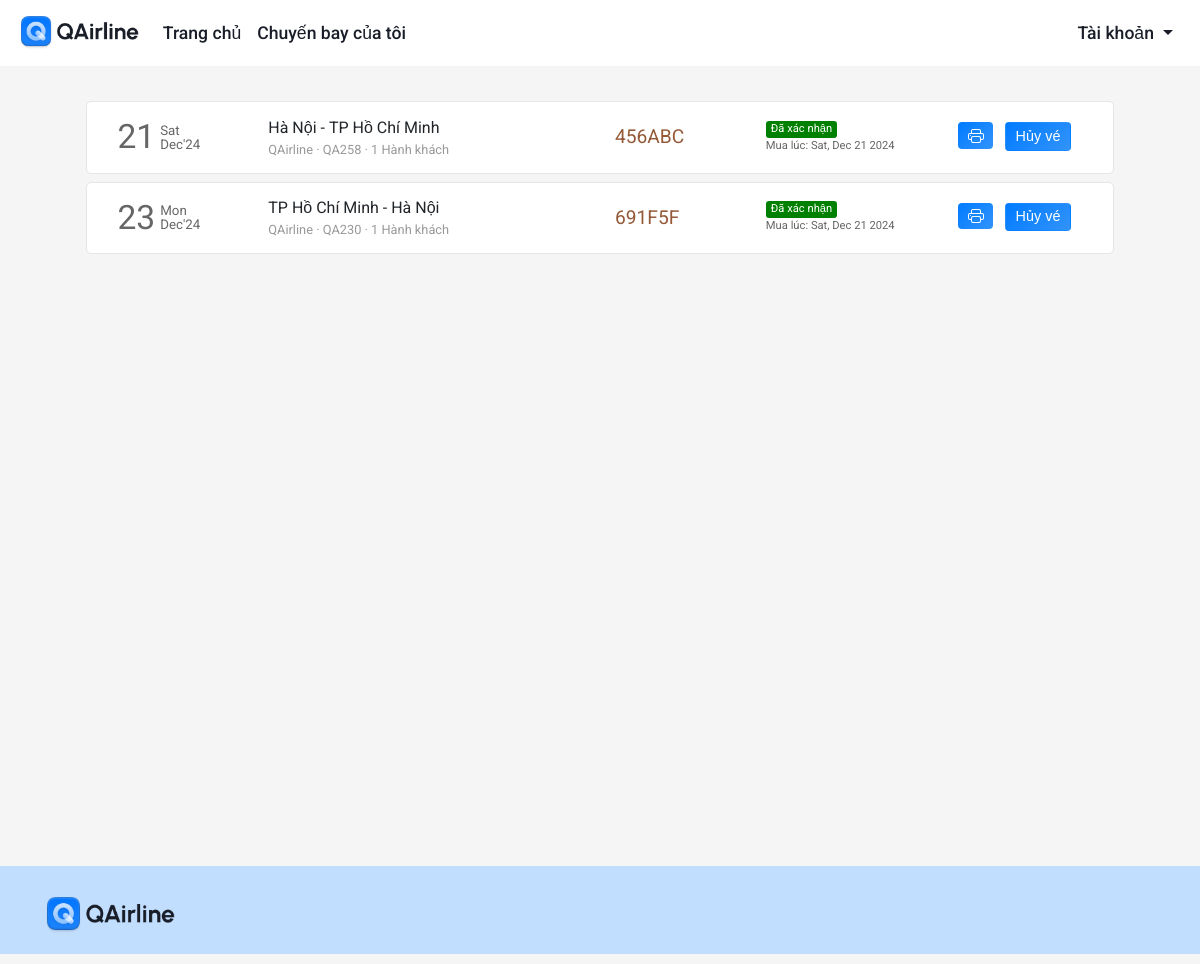
The app's page /flight/bookings (signed in) with its own data.
### flight/models.py (models this page shows, shortened)
class Ticket(models.Model):
    user = models.ForeignKey(User,on_delete=models.CASCADE,related_name="bookings", blank=True, null=True)
    ref_no = models.CharField(max_length=6, unique=True)
    passengers = models.ManyToManyField(Passenger, related_name="flight_tickets")
    flight = models.ForeignKey(Flight, on_delete=models.CASCADE, related_name="tickets", blank=True, null=True)
    flight_ddate = models.DateField(blank=True, null=True)
    flight_adate = models.DateField(blank=True, null=True)
    flight_fare = models.IntegerField(blank=True,null=True)
    other_charges = models.IntegerField(blank=True,null=True)
    coupon_used = models.CharField(max_length=15,blank=True)
    coupon_discount = models.IntegerField(default=0)
    total_fare = models.IntegerField(blank=True, null=True)
    seat_class = models.CharField(max_length=20, choices=SEAT_CLASS)
    booking_date = models.DateTimeField(default=datetime.now)
    mobile = models.CharField(max_length=20,blank=True)
    email = models.EmailField(max_length=45, blank=True)
    status = models.CharField(max_length=45, choices=TICKET_STATUS)

class Flight(models.Model):
    origin = models.ForeignKey(Place, on_delete=models.CASCADE, related_name="departures")
    destination = models.ForeignKey(Place, on_delete=models.CASCADE, related_name="arrivals")
    depart_time = models.TimeField(auto_now=False, auto_now_add=False)
    depart_day = models.ManyToManyField(Week, related_name="flights_of_the_day")
    duration = models.DurationField(null=True)
    arrival_time = models.TimeField(auto_now=False, auto_now_add=False)
    plane = models.CharField(max_length=24)
    airline = models.CharField(max_length=64)
    economy_fare = models.IntegerField(null=True)
    business_fare = models.IntegerField(null=True)
    first_fare = models.IntegerField(null=True)

class Place(models.Model):
    city = models.CharField(max_length=64)
    airport = models.CharField(max_length=64)
    code = models.CharField(max_length=3)
    country = models.CharField(max_length=64)

### flight/views.py (the view)
# urls.py: path('flight/bookings', views.bookings, name="bookings"),
def bookings(request):
    if request.user.is_authenticated:
        tickets = Ticket.objects.filter(user=request.user).order_by('-booking_date')
        return render(request, 'flight/bookings.html', {
            'page': 'bookings',
            'tickets': tickets
        })
    else:
        return HttpResponseRedirect(reverse('login'))

### flight/templates/flight/bookings.html (shortened to what this page needs)
{% extends 'flight/layout.html' %}
{% load static %}
{% block head %}
    <link rel="stylesheet" href="{% static 'css/bookings_style.css' %}">
{% endblock head %}
{% block body %}
    <section class="section section1">
        <div class="container">
            {% if tickets %}
                {% for ticket in tickets %}
                    <div class="row each-booking-div" id="{{ticket.ref_no}}">
                        <div class="col-2" style="display: flex;">
                            <div style="display: flex; color: #666666; margin-top: auto;">
                                <div>
                                    <span style="font-size: 2.1em;">{{ticket.flight_ddate | date:"d"}}</span>
                                </div>
                                <div style="font-size: smaller; display: flex; margin: auto 0; padding-left: 5px; line-height: 1em;">
                                    <div style="margin: auto;">
                                        <div style="margin-bottom: 1px;">{{ticket.flight_ddate | date:"D"}}</div>
                                        <div style="margin-top: 1px;">{{ticket.flight_ddate | date:"M'y"}}</div>
                                    </div>
                                </div>
                            </div>
                        </div>
                        <div class="col-4 middle-div">
                            <div style="width:100%">
                                <div class="row places-div" style=" display: flex;">
                                    <div style="max-width: 45%;">{{ticket.flight.origin.city}}</div>
                                    <div>&nbsp;-&nbsp;</div>
                                    <div style="max-width: 45%;">{{ticket.flight.destination.city}}</div>
                                </div>
                                <div class="row places-div" style="font-size: .8em; color: #999999; ">
                                    <div style="max-width: 100%;">{{ticket.flight.airline}} &middot; {{ticket.flight.plane}} &middot; {{ticket.passengers.count}} Hành khách</div>
                                </div>
                            </div>
                        </div>
                        <div class="col-2 middle-div">
                            <div style="font-size: 1.2em; color: #945937;">{{ticket.ref_no}}</div>
                        </div>
                        <div class="col-2 middle-div">
                            <div>
                                <div class="row status-div">
                                    {% if ticket.status == 'CONFIRMED' %}
                                        <div class="green">Đã xác nhận</div>
                                    {% endif %}
                                </div>
                                <div class="row booking-date-div" style="font-size: .7em; color: #666;">
                                    {% if ticket.status == 'CONFIRMED' %}
                                        Mua lúc: {{ticket.booking_date | date:"D, M d Y"}}
                                    {% endif %}
                                </div>
                            </div>
                        </div>
                        <div class="col-2 last-div">
                            <div>
                                <div class="ticket-action-div">
                                    {% if ticket.status == 'CONFIRMED' %}
                                        <form action="{% url 'getticket' %}" method="get" target="_blank">
                                            <button type="submit" class="button btn-outline-info btnp pbtn">
                                            </button>
                                        </form>
                                        <button class="button btn-outline-danger btnp cbtn"  data-ref="{{ticket.ref_no}}" onclick="popup(this)">Hủy vé</button>
                                    {% endif %}
                                </div>
                            </div>
                        </div>
                    </div>
                {% endfor %}
            {% endif %}
        </div>
    </section>
{% endblock %}

### flight/static/css/layout_style.css (style rules this page uses)
body { margin: 0px; padding: 0px; font-family: "Rubik", sans-serif; font-weight: normal; font-style: normal; min-width: 250px; }
.section { background-size: cover; background-position: center; background-repeat: no-repeat; padding: 30px 50px; min-height: 100vh; }
.button { font-family: "proxima-nova", sans-serif; font-weight: 600; font-size: 1rem; line-height: 1.5; color: #fff; background-color: #007bff; background-image: linear-gradient(135deg, #007bff, #3293fa); border-color: #007bff; display: inline-block; font-weight: 400; text-align: center; white-space: nowrap; vertical-align: middle; -webkit-user-select: none; -moz-user-select: none; -ms-user-select: none; user-select: none; border: 1px solid transparent; padding: .375rem .75rem; font-size: 1rem; line-height: 1.5; border-radius: .25rem; transition: color .15s; transition: background-color .15s; transition: border-color .15s; }

### flight/static/css/bookings_style.css (style rules this page uses)
* { font-family: 'Roboto', sans-serif; }
body { background-color: #f5f5f5; word-wrap: break-word; }
.container { cursor: pointer; }
.each-booking-div { width: 96%; margin: 5px auto 8px auto; transition-duration: .4s; padding: 10px 15px; background-color: #fff; border: 1px solid #e6e6e6; border-radius: 5px; }
.btnp { padding: .15rem .6rem; font-size: .9em; margin-top: 3px; margin-bottom: 5px; background-color: #007bff; background-image: linear-gradient(135deg, #007bff, #3293fa); }
.each-booking-div > div { display: flex; overflow: auto; }
.each-booking-div > div > div { margin-top: auto; margin-bottom: auto; width: 100%; }
.green, .red, .orange { border-radius: 3px; color: white; padding-left: 5px; padding-right: 5px; font-size: .7em; }
.green { background-color: green; }
.ticket-action-div { display: flex; justify-content: space-evenly; }
.pbtn, .rbtn { border: 0; background-color: #007bff; background-image: linear-gradient(135deg, #007bff, #3293fa); }

### records on screen
Ticket: flight_ddate "21", flight_ddate "Sat", flight_ddate "Dec'24", flight.origin.city "Hà Nội", flight.destination.city "TP Hồ Chí Minh", flight.airline "QAirline", flight.plane "QA258", passengers.count "1", ref_no "456ABC", status "Đã xác nhận", booking_date "Sat, Dec 21 2024"
Ticket: flight_ddate "23", flight_ddate "Mon", flight_ddate "Dec'24", flight.origin.city "TP Hồ Chí Minh", flight.destination.city "Hà Nội", flight.airline "QAirline", flight.plane "QA230", passengers.count "1", ref_no "691F5F", status "Đã xác nhận", booking_date "Sat, Dec 21 2024"
